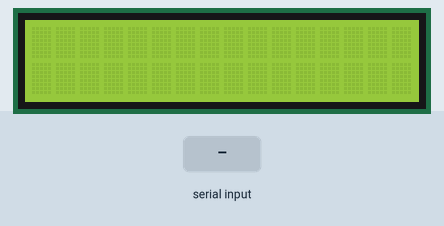
Bench run of a sketch on a simulated Arduino Uno, built with avr-gcc and run on an emulated ATmega328P. Shown: 16×2 character LCD. The test bench sets the inputs (shaded band). What the sketch prints to the serial monitor is not drawn.

Above: at 1.2 s.
1.3 s: "440019B36F81" received over Serial
At 3.5 s:
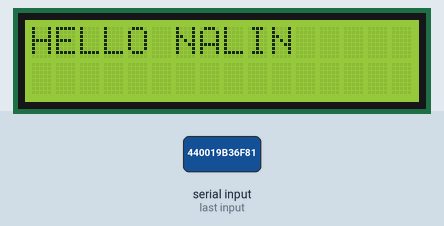
3.8 s: "45003C296030" received over Serial
At 5.4 s:
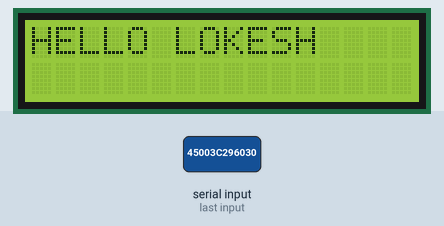
6.3 s: "45003BE260FC" received over Serial
At 8.5 s:
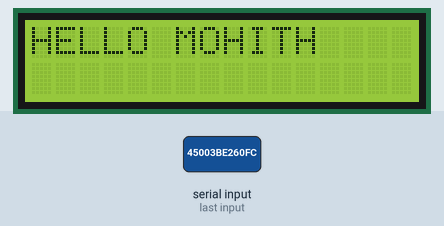
8.8 s: "440019B36F81" received over Serial
At 10.5 s:
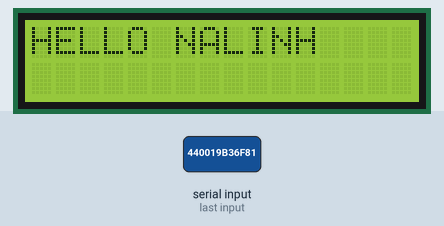
Timing chart, 0 to 12.0 s (numbered marks = the images above; inputs shaded):
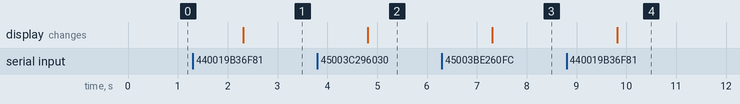

Measured:
- after the input at 1.3 s, the display: changes after 1.0 s (image 1)
- after the input at 3.8 s, the display: changes after 1.0 s (image 2)
- after the input at 6.3 s, the display: changes after 1.0 s (image 3)
- after the input at 8.8 s, the display: changes after 1.0 s (image 4)

The sketch:

sketch_jul03a.ino
```cpp
#include<LiquidCrystal.h>
LiquidCrystal lcd(2, 3, 4, 5, 6, 7);
String i;
void setup()
{
  lcd.begin(16, 2);
  Serial.begin(9600);
}
void loop()
{
  i = Serial.readString();
  if (i == "440019B36F81")
  {
    lcd.setCursor(0,0);
    lcd.print("HELLO NALIN");
    Serial.println("HELLO NALIN");
    delay(10);
  }
  if (i == "45003C296030")
  {
    lcd.setCursor(0,0);
    lcd.print("HELLO LOKESH");
    Serial.println("HELLO LOKESH");
    delay(10);
  }
  if (i == "45003BE260FC")
  {
    lcd.setCursor(0,0);
    lcd.print("HELLO MOHIT");
    Serial.println("HELLO MOHIT");
    delay(10);
  }
}
```
